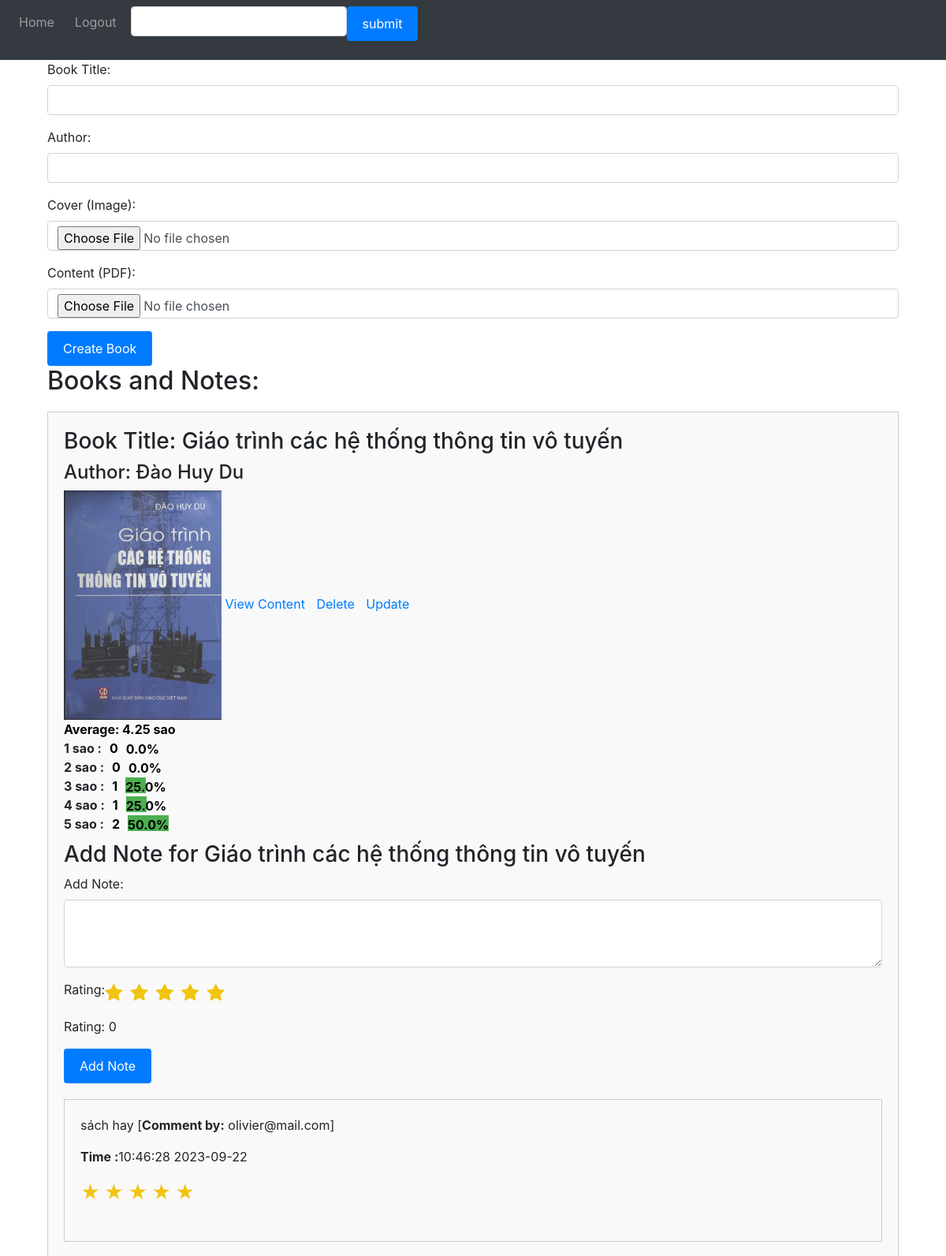
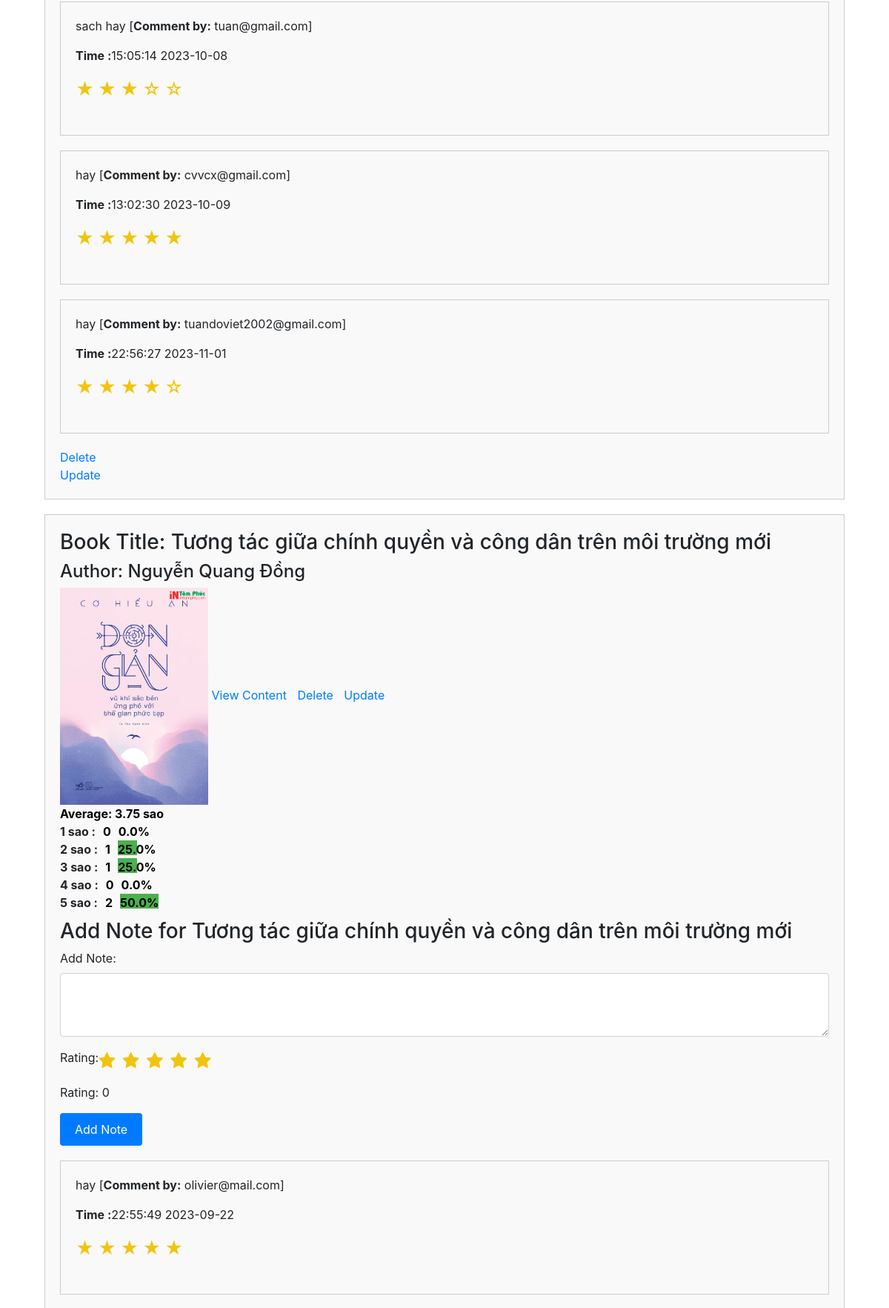
Screenshot of / (signed in, upper part) with the database file from the repository (2 pictures, top to bottom).
### website/models.py (models this page shows)
class Book(db.Model):
    id = db.Column(db.Integer, primary_key=True)
    title = db.Column(db.String(256))
    author = db.Column(db.String(128))
    publication_date = db.Column(db.Date)
    cover = db.Column(db.String(256))  # Trường cover để lưu tên file hình ảnh
    content = db.Column(db.String(256))  # Trường content để lưu tên file PDF
    notes = db.relationship('Note') # Quan hệ một-nhiều với Ghi chú
    def rating_percentages(self):
        ratings = [note.rating for note in self.notes]
        total_ratings = len(ratings)
        rating_counts = Counter(ratings)
        if total_ratings == 0:
            total_ratings = 1
        rating_percentages = [round(rating_counts[i] / total_ratings * 100 ,2)for i in range(1, 6)]
        return rating_percentages
    def rating_numbers(self):
        ratings = [note.rating for note in self.notes]
        rating_counts = Counter(ratings)
        rating_numbers = [rating_counts[i]  for i in range(1, 6)]
        return rating_numbers
    def rating_averages(self):
        ratings = [note.rating for note in self.notes]
        total_ratings = len(ratings)
        rating_counts = Counter(ratings)
        if total_ratings == 0:
            total_ratings = 1
        rating_averages = round(sum(ratings)/total_ratings,2)
        return rating_averages

class Note(db.Model):
    id = db.Column(db.Integer, primary_key=True)
    data = db.Column(db.String(10000))
    date_created = db.Column(db.DateTime, default=datetime.now(pytz.timezone('Asia/Bangkok')).replace(microsecond=0))
    rating = db.Column(db.Integer)
    user_id = db.Column(db.Integer, db.ForeignKey('user.id'))
    book_id = db.Column(db.Integer, db.ForeignKey('book.id'))  # Khóa ngoại đến sách
    users = db.relationship('User')

class User(db.Model, UserMixin):
    id = db.Column(db.Integer, primary_key=True)
    email = db.Column(db.String(128), unique=True)
    password = db.Column(db.String(128))
    first_name = db.Column(db.String(128))
    is_admin = db.Column(db.Boolean, default=False)

### website/views.py (the view, shortened to what this page needs)
@views.route('/', methods=['GET', 'POST'])
@login_required
def home():
    books = Book.query.all()
    books_with_ratings = [(book, book.rating_percentages(), book.rating_numbers(), book.rating_averages()) for book in books]
    return render_template('home.html', user=current_user, books_with_ratings = books_with_ratings, books = books )

### website/views.py
class SearchForm(FlaskForm):
    searched=StringField("Searched",validators=[DataRequired()])
    submit=SubmitField("submit")

### website/__init__.py (called while the page is built)
def create_app():
    app = Flask(__name__)
    app.config['SECRET_KEY'] = 'Tuandeptrai'
    app.config['SQLALCHEMY_DATABASE_URI'] = f'sqlite:///{DB_NAME}'
    app.config['UPLOADS_DEFAULT_DEST'] = 'website/static/media/'
    db.init_app(app)
    from .models import User, Note , Book
    app.app_context().push()
    create_database()
    login_manager = LoginManager()
    login_manager.login_view = 'auth.login'
    login_manager.init_app(app)
    @login_manager.user_loader
    def load_user(id):
        return User.query.get(int(id))
    from .views import views
    from .auth import auth
    app.register_blueprint(views, url_prefix='/')
    app.register_blueprint(auth, url_prefix='/')
    return app

### website/views.py (called while the page is built)
@views.context_processor
def base():
    form=SearchForm()
    return dict(form = form )

### website/templates/home.html (shortened to what this page needs)
{% extends "base.html" %}
{% block content %}
<div class="container">
    {%if user.is_admin == 1%}
    <form method="POST" action="/" enctype="multipart/form-data">
        <div class="form-group">
            <label for="book_title">Book Title:</label>
            <input
                type="text"
                class="form-control"
                id="book_title"
                name="book_title"
                required
            />
        </div>
        <div class="form-group">
            <label for="author">Author:</label>
            <input
                type="text"
                class="form-control"
                id="author"
                name="author"
                required
            />
        </div>
        <div class="form-group">
            <label for="cover">Cover (Image):</label>
            <input
                type="file"
                class="form-control"
                id="cover"
                name="cover"
                accept="image/*"
            />
        </div>
        <div class="form-group">
            <label for="content">Content (PDF):</label>
            <input
                type="file"
                class="form-control"
                id="content"
                name="content"
                accept=".pdf"
            />
        </div>
        <button type="submit" name="create_book" class="btn btn-primary">
            Create Book
        </button>
    </form>
    {% endif %}
    <h2>Books and Notes:</h2>
    <ul>
        {% for book, percentages , numbers , averages in books_with_ratings %}
        <li>
            <h3>Book Title: {{ book.title }}</h3>
            <h4>Author: {{ book.author }}</h4>
            <img src="{{ url_for('static', filename='media/cover/' + book.cover) }}" alt="Book Cover" width="200">
            <a href="/view_content/{{ book.id }}">View Content</a>
            {%if user.is_admin == 1%}
            <a href="/delete_book/{{ book.id }}">Delete</a>
            <a href="/update_book/{{ book.id }}">Update</a>
            {% endif %}
            <div class="rating-stats">
                <div class="averages-label">Average: {{ averages }} sao </div>
                {% for i in range(1,6) %}
                <div class="rating-bar">
                    <div class="label">{{ i }} sao :</div>
                    <div class="numbers">{{ numbers[i-1] }}</div>
                    <div class="bar" style="width: {{ percentages[i-1]/10 }}%">
                        <div class="percentage-label">{{ percentages[i-1] }}%</div>
                    </div>
                </div>
                {% endfor %}
            </div>
            <h3>Add Note for {{ book.title }}</h3>
            <form method="POST" action="/">
                <div class="form-group">
                    <label for="note">Add Note:</label>
                    <textarea class="form-control" id="note{{ book.id }}" name="note" rows="3" required></textarea>
                </div>
                <div class="form-group star-rating">
                    <label for="rating{{ book.id }}">Rating:</label>
                    <i class="fa fa-star" data-rating="1"></i>
                    <i class="fa fa-star" data-rating="2"></i>
                    <i class="fa fa-star" data-rating="3"></i>
                    <i class="fa fa-star" data-rating="4"></i>
                    <i class="fa fa-star" data-rating="5"></i>
                </div>
                <p id="selected-rating{{ book.id }}">Rating: 0</p>
                <button type="submit" name="create_note" class="btn btn-primary">Add Note</button>
            </form>
            <ul>
                {% for note in book.notes %}
                <li>
                    <p>{{ note.data }} [<strong>Comment by:</strong> {{ note.users.email }}]</p>
                    <p><strong> Time :</strong>{{ note.date_created.time() }}  {{ note.date_created.date() }}</p>
                    <div class="star-rating">
                        {% for i in range(1, note.rating + 1) %}
                            <label class="star">&#9733;</label>
                        {% endfor %}
                        {% for i in range(note.rating + 1, 6) %}
                            <label class="star">&#9734;</label>
                        {% endfor %}
                    </div>
                </li>
                {% if user.id == note.user_id %}
                <a href="/delete/{{ note.id }}">Delete</a>
                <br />
                <a href="/update/{{ note.id }}">Update</a>
                <br />
                {% endif %}
                {% endfor %}
            </ul>
        </li>
        {% endfor %}
    </ul>
</div>
{% endblock %}

### website/templates/base.html (shortened to what this page needs)
<!DOCTYPE html>
<html lang="en">
<head>
    <link
      rel="stylesheet"
      href="https://stackpath.bootstrapcdn.com/bootstrap/4.4.1/css/bootstrap.min.css"
    />
    <link
      rel="stylesheet"
      href="https://stackpath.bootstrapcdn.com/font-awesome/4.7.0/css/font-awesome.min.css"
    />
    <link rel="stylesheet" href="{{ url_for('static', filename='/style.css') }}">
</head>
<body>
    <nav class="navbar navbar-expand-lg navbar-dark bg-dark">
        <div class="collapse navbar-collapse" id="navbar">
            <div class="navbar-nav">
              {% if user.is_authenticated %}
                <a class="nav-item nav-link" id="home" href="/">Home</a>
                <a class="nav-item nav-link" id="logout" href="/logout">Logout</a>
                <form method="POST" action ="{{url_for('views.search')}}" class="d-flex">
                  <div class="form-group">
                   {{ form.searched(class="form-control") }}
                 </div>
                 <div class="form-group" class="btn btn-success">
                   {{ form.submit(class="btn btn-primary") }}
                 </div>
               </form>
                {% else %}
                <a class="nav-item nav-link" id="login" href="/login">Login</a>
                <a class="nav-item nav-link" id="signUP" href="/sign-up">Sign UP</a>
                {% endif %}
            </div>
        </div>
    </nav>
    <div class="container">
        {% block content%}{% endblock %}
    </div>
</body>
</html>

### website/static/style.css (style rules this page uses)
ul { list-style-type: none; padding: 0; }
li { margin: 20px 0; border: 1px solid #ccc; padding: 20px; background-color: #f9f9f9; }
img { max-width: 100%; height: auto; }
a { text-decoration: none; margin-right: 10px; color: #007BFF; }
.btn { background-color: #007BFF; color: #fff; padding: 10px 20px; border: none; cursor: pointer; transition: background-color 0.3s ease; }
.star-rating { display: flex; align-items: center; margin-bottom: 15px; }
.star-rating i { cursor: pointer; font-size: 24px; color: #f1c40f; margin-right: 10px; }
ul li .star-rating { margin-top: 10px; }
ul li .star-rating label.star { font-size: 24px; color: #f1c40f; margin-right: 5px; }
.rating-stats { display: flex; flex-direction: column; justify-content: space-between; margin-bottom: 10px; }
.rating-bar { display: flex; align-items: center; }
.label { margin-right: 10px; font-weight: bold; }
.percentage-label { color: #000; font-weight: bold; }
.numbers { margin-right: 10px; color: #000; font-weight: bold; }
.averages-label { color: #000; font-weight: bold; }
.bar { height: 20px; background-color: #4caf50; margin-bottom: 3px; }

### rows the page displays
Book: title "Giáo trình các hệ thống thông tin vô tuyến", author "Đào Huy Du", cover (picture), averages "4.25", i "1" "2" "3" "4" "5", numbers "0" "0" "1" "1" "2", percentages "0.0" "0.0" "25.0" "25.0" "50.0", {{ percentages[i-1]/10 }} 2.5 (drawn), {{ percentages[i-1]/10 }} 5.0 (drawn)
Note: data "sách hay", users.email "olivier@mail.com", date_created.time "10:46:28", date_created "2023-09-22", rating 5 (drawn)
Note: data "sach hay", users.email "tuan@gmail.com", date_created.time "15:05:14", date_created "2023-10-08", rating 3 (drawn)
Note: data "hay", users.email "cvvcx@gmail.com", date_created.time "13:02:30", date_created "2023-10-09", rating 5 (drawn)
Note: data "hay", users.email "tuandoviet2002@gmail.com", date_created.time "22:56:27", date_created "2023-11-01", rating 4 (drawn)
Book: title "Tương tác giữa chính quyền và công dân trên môi trường mới", author "Nguyễn Quang Đồng", cover (picture), averages "3.75", i "1" "2" "3" "4" "5", numbers "0" "1" "1" "0" "2", percentages "0.0" "25.0" "25.0" "0.0" "50.0", {{ percentages[i-1]/10 }} 2.5 (drawn), {{ percentages[i-1]/10 }} 5.0 (drawn)
Note: data "hay", users.email "olivier@mail.com", date_created.time "22:55:49", date_created "2023-09-22", rating 5 (drawn)
